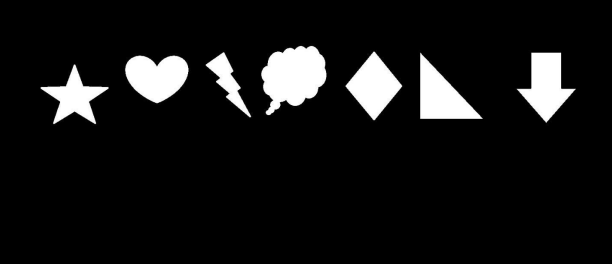
#> input picture lab5_test_image.png, 612 x 264 px
$ python mainlab5.py
#> lines starting #> are read from the running program, lines starting #| are printed output that depends on the picture; after the words box and inside, x2 and y2 are one past the last pixel; in counts of white or black regions, pixels touching at a corner belong together
import sys
import imutils
import numpy as np
import cv2


im = cv2.imread('lab5_test_image.png')
#> im is the input picture: shape (264, 612, 3); min 0, max 255, mean 21.7
resized = imutils.resize(im, width=600)
gray = cv2.cvtColor(resized, cv2.COLOR_BGR2GRAY)
blur = cv2.GaussianBlur(gray, (5, 5), 0)
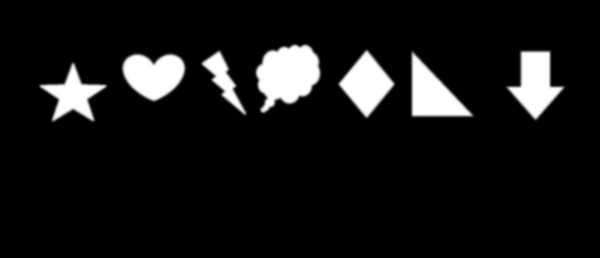
#> blur: shape (258, 600); min 0, max 255, mean 21.7
# Определение порога яркости для бинаризации изображения
# thresh = cv2.adaptiveThreshold(blur, 255, cv2.ADAPTIVE_THRESH_MEAN_C,cv2.THRESH_BINARY, 11, 2)
# Использование порога яркости для бинаризации изображения
ret, thresh = cv2.threshold(blur, 127, 255, cv2.THRESH_BINARY)
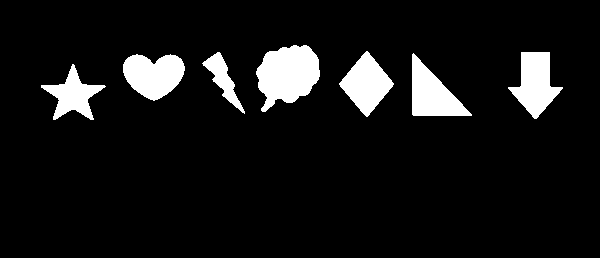
#> thresh: shape (258, 600); 8.5% white; 7 white regions
contours, hierarchy = cv2.findContours(thresh, cv2.RETR_LIST,
cv2.CHAIN_APPROX_SIMPLE)
#> contours = 7 contours; box (x1, y1, x2, y2) and area: (256, 45, 320, 112) 2810, (123, 54, 185, 101) 1984, (412, 53, 472, 116) 1885, (508, 52, 563, 119) 1872, (339, 51, 394, 117) 1837, (41, 64, 106, 120) 1348, (202, 52, 245, 114) 762
font = cv2.FONT_ITALIC
text = "0:Star, 1:Heart, 2:Lightning, 3:Cloud, 4:Triangle, 5:Rhombus, 6: Pointer"
#cv2.imshow('image' , im)
samples = np.empty((0, 100))
responses = []
keys = [i for i in range(48, 58)]
for cnt in contours:
    if cv2.contourArea(cnt) > 30:
        [x, y, w, h] = cv2.boundingRect(cnt)
        if h > 28:
            cv2.rectangle(resized, (x, y), (x + w, y + h), (0, 0, 255), 2)
            roi = thresh[y:y + h, x:x + w]
            print(roi)
            roismall = cv2.resize(roi, (10, 10))
            cv2.imshow('roi', roismall)
            cv2.putText(resized, text, (5, 25), font, 0.5, (255, 0, 0), 2)
            cv2.imshow('norm', resized)
            key = cv2.waitKey(0)
            if key == 27: # (escape to quit)
                sys.exit()
#> (the program exits here)
